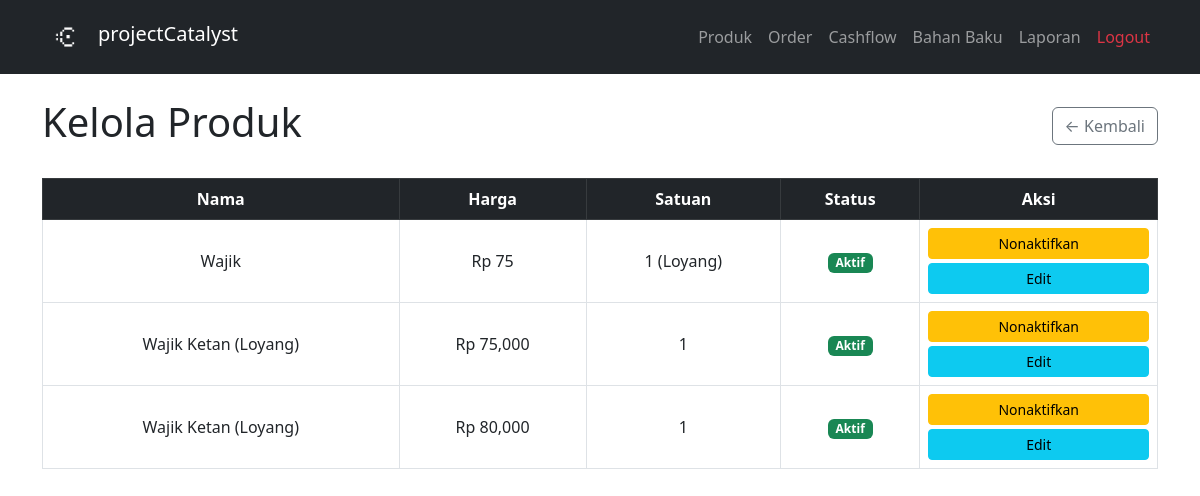
The page /products/manage (signed in) on the database its author committed.
### tables this page shows
CREATE TABLE products (
    id          INTEGER PRIMARY KEY AUTOINCREMENT,
    name        TEXT NOT NULL,
    price       REAL NOT NULL,
    unit        TEXT NOT NULL,
    is_active   INTEGER DEFAULT 1,
    created_at  TEXT DEFAULT CURRENT_TIMESTAMP
);

### app.py (the view)
@app.route('/products/manage')
@login_required
def manage_products():
    all_products = get_all_products_including_inactive()
    return render_template('manage_products.html', products=all_products)

### app.py (called while the page is built)
@login_manager.user_loader
def load_user(user_id):
    row = get_user_by_id(user_id)
    if row:
        return User(row['id'], row['username'], row['password_hash'])
    return None

### database/db.py (called while the page is built)
def get_connection():
    conn = sqlite3.connect(DB_PATH)
    conn.row_factory = sqlite3.Row
    conn.execute("PRAGMA foreign_keys = ON")
    return conn

def get_user_by_id(user_id):
    conn = get_connection()
    user = conn.execute('SELECT * FROM users WHERE id = ?', (user_id,)).fetchone()
    conn.close()
    return user

def get_all_products_including_inactive():
    conn = get_connection()
    products = conn.execute(
        "SELECT * FROM products ORDER BY is_active DESC, name"
    ).fetchall()
    conn.close()
    return products

### templates/manage_products.html (shortened to what this page needs)
{% extends 'base.html' %}
{% block content %}
<div class="d-flex justify-content-between align-items-center mb-4">
    <h1>Kelola Produk</h1>
    <a href="/products" class="btn btn-outline-secondary">← Kembali</a>
</div>
<div class="table-responsive">
<table class="table table-bordered table-hover">
    <thead class="table-dark">
        <tr>
            <th>Nama</th>
            <th>Harga</th>
            <th>Satuan</th>
            <th>Status</th>
            <th>Aksi</th>
        </tr>
    </thead>
    <tbody>
        {% for product in products %}
        <tr>
            <td>{{ product['name'] }}</td>
            <td>Rp {{ "{:,.0f}".format(product['price']) }}</td>
            <td>{{ product['unit'] }}</td>
            <td>
                {% if product['is_active'] == 1 %}
                <span class="badge bg-success">Aktif</span>
                {% else %}
                <span class="badge bg-secondary">Nonaktif</span>
                {% endif %}
            </td>
            <td>
                {% if product['is_active'] == 1 %}
                <form action="/products/deactivate/{{ product['id'] }}" method="POST"
                      onsubmit="return confirm('Nonaktifkan produk ini?')">
                    <button type="submit" class="btn btn-warning btn-sm w-100">Nonaktifkan</button>
                </form>
                {% else %}
                <form action="/products/activate/{{ product['id'] }}" method="POST"
                      onsubmit="return confirm('Aktifkan produk ini?')">
                    <button type="submit" class="btn btn-success btn-sm w-100">Aktifkan</button>
                </form>
                {% endif %}
                <a href="/products/edit/{{ product['id'] }}" class="btn btn-info btn-sm w-100 mt-1">Edit</a>
            </td>
        </tr>
        {% endfor %}
    </tbody>
</table>
</div>
{% endblock %}

### templates/base.html (style rules this page uses)
.btn { transition: all 0.2s ease; }
.table tbody tr:nth-child(even) { background-color: #eef2ff; }
.table td { text-align: center; vertical-align: middle; }
.table th { text-align: center; vertical-align: middle; }

### rows shown on the page
products: name "Wajik", price "75", unit "1 (Loyang)", is_active "Aktif"
products: name "Wajik Ketan (Loyang)", price "75,000", unit "1", is_active "Aktif"
products: name "Wajik Ketan (Loyang)", price "80,000", unit "1", is_active "Aktif"
